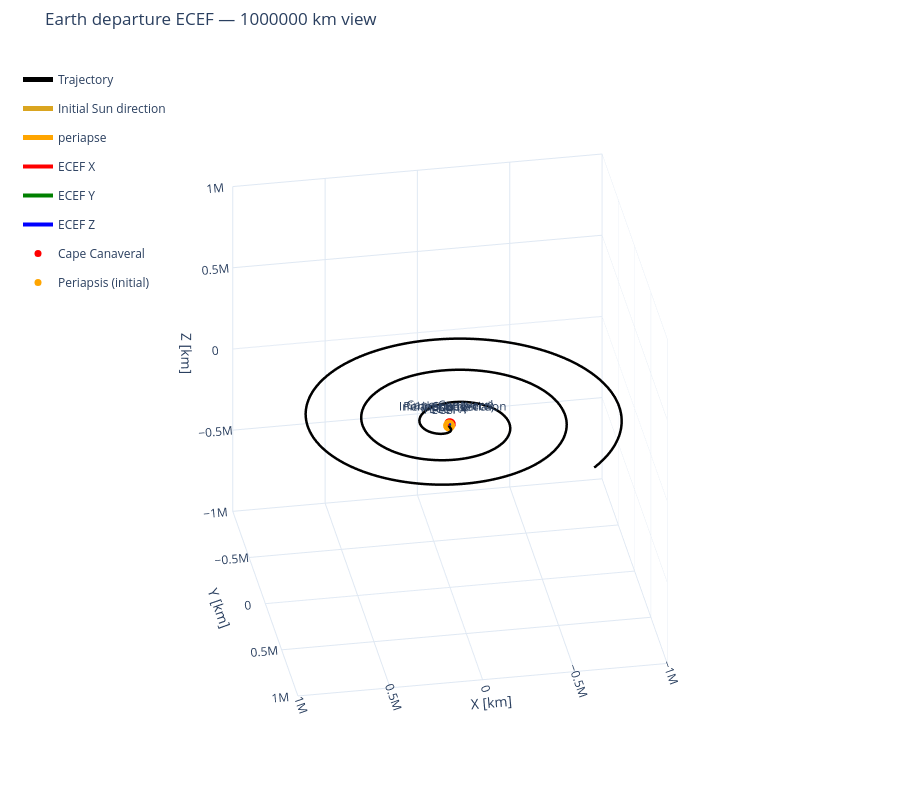

Notebook code cell kept with this figure:
### Markdown cell above
## ECEF visualization

### Code cell
# Initial-epoch reference vectors for this static view.
dcm_ecef_wrt_eci0 = calc_dcm_gcrs_wrt_itrf(epoch_jd).T
sun_direction_eci = calc_dcm_eci_wrt_hci() @ (-planet_elements_and_rv(3, epoch_jd)[1])
from cesium.orbital.transformations import geodetic_LLA_to_ECEF

r_cape_ecef_m = geodetic_LLA_to_ECEF(*launch_site_lla_deg_m)

# Translate by Earth's rv at each sample, then rotate HCI into ECI.

frames = [
    {
        "name": "ECEF",
        "location": [0, 0, 0],
        "dcm_body_wrt_hci": np.eye(3),
        "length": 10000,
    },
    # {"name": "ECEF", "location": [0, 0, 0],
    #         "dcm_body_wrt_hci": dcm_ecef_wrt_eci, "length": 10000},  # just for visualization
]

vectors = [
    {
        "direction": dcm_ecef_wrt_eci0 @ sun_direction_eci,
        "length": 20000,
        "name": "Initial Sun direction",
        "color": "goldenrod",
        "label": True,
    },
    {
        "direction": dcm_ecef_wrt_eci0 @ rv_eci_m[0, :3],
        "length": 10000,
        "name": "periapse",
        "color": "orange",
        "label": True,
    },
    # {"direction": n_vec, "length": 10000,
    #              "name": "Normal vec", "color": "black", "label": True},  # just for visualization
    # {"direction": right_vec, "length": 10000,
    #              "name": "right_vec", "color": "black", "label": True},  # just for visualization
]

points = [
    {"name": "Cape Canaveral", "location": r_cape_ecef_m * M_TO_KM, "color": "red"},
    {
        "name": "Periapsis (initial)",
        "location": (dcm_ecef_wrt_eci0 @ rv_eci_m[0, :3]) * M_TO_KM,
        "color": "orange",
    },
]

view_range = 1000000
fig_earth = plot_3d(
    [rv_departure_ecef[:, 0:3] * M_TO_KM],
    [time_s],
    labels=["Trajectory"],
    trace_colors=["black"],
    bodies={"name": "Earth", "radius": R_EARTH * M_TO_KM, "color": "royalblue"},
    frames=frames,
    vectors=vectors,
    points=points,
    title=f"Earth departure ECEF — {view_range} km view",
    units="km",
    azim=80,
    elev=30,
    show_end=False,
    show=False,
)
fig_earth.update_scenes(
    xaxis_range=[-view_range, view_range],  # km
    yaxis_range=[-view_range, view_range],  # km
    zaxis_range=[-view_range, view_range],  # km
)
fig_earth.show()

### Figure 1 — Plotly figure (JSON) as saved in the notebook; plotly's stock layout.template omitted (floating-point values rounded to 4 significant figures; data arrays with more than 128 entries replaced by an {"elided": "..."} marker saying what was removed)
{"data": [{"colorscale": [[0, "royalblue"], [1, "royalblue"]], "hoverinfo": "skip", "name": "Earth", "opacity": 0.7, "showlegend": false, "showscale": false, "type": "surface", "x": {"elided": "60x30 float values"}, "y": {"elided": "60x30 float values"}, "z": {"elided": "60x30 float values"}}, {"legendgroup": "Trajectory", "line": {"color": "black", "width": 5}, "mode": "lines", "name": "Trajectory", "type": "scatter3d", "x": {"elided": "100000 float values"}, "y": {"elided": "100000 float values"}, "z": {"elided": "100000 float values"}}, {"legendgroup": "vector-2", "line": {"color": "goldenrod", "width": 5}, "mode": "lines+text", "name": "Initial Sun direction", "text": ["", "Initial Sun direction"], "textposition": "top center", "type": "scatter3d", "x": [0, -16080.0], "y": [0, -8878.0], "z": [0, 7905.0]}, {"anchor": "tip", "colorscale": [[0, "goldenrod"], [1, "goldenrod"]], "hoverinfo": "skip", "legendgroup": "vector-2", "name": "Initial Sun direction arrowhead", "showlegend": false, "showscale": false, "sizemode": "absolute", "sizeref": 1200, "type": "cone", "u": [-0.8042], "v": [-0.4439], "w": [0.3953], "x": [-16080.0], "y": [-8878.0], "z": [7905.0]}, {"legendgroup": "vector-4", "line": {"color": "orange", "width": 5}, "mode": "lines+text", "name": "periapse", "text": ["", "periapse"], "textposition": "top center", "type": "scatter3d", "x": [0, 7982.0], "y": [0, -3888.0], "z": [0, -4601.0]}, {"anchor": "tip", "colorscale": [[0, "orange"], [1, "orange"]], "hoverinfo": "skip", "legendgroup": "vector-4", "name": "periapse arrowhead", "showlegend": false, "showscale": false, "sizemode": "absolute", "sizeref": 600, "type": "cone", "u": [0.7982], "v": [-0.3888], "w": [-0.4601], "x": [7982.0], "y": [-3888.0], "z": [-4601.0]}, {"legendgroup": "vector-6", "line": {"color": "red", "width": 4}, "mode": "lines+text", "name": "ECEF X", "text": ["", "ECEF X"], "textposition": "top center", "type": "scatter3d", "x": [0, 10000], "y": [0, 0], "z": [0, 0]}, {"anchor": "tip", "colorscale": [[0, "red"], [1, "red"]], "hoverinfo": "skip", "legendgroup": "vector-6", "name": "ECEF X arrowhead", "showlegend": false, "showscale": false, "sizemode": "absolute", "sizeref": 600, "type": "cone", "u": [1], "v": [0], "w": [0], "x": [10000], "y": [0], "z": [0]}, {"legendgroup": "vector-8", "line": {"color": "green", "width": 4}, "mode": "lines+text", "name": "ECEF Y", "text": ["", "ECEF Y"], "textposition": "top center", "type": "scatter3d", "x": [0, 0], "y": [0, 10000], "z": [0, 0]}, {"anchor": "tip", "colorscale": [[0, "green"], [1, "green"]], "hoverinfo": "skip", "legendgroup": "vector-8", "name": "ECEF Y arrowhead", "showlegend": false, "showscale": false, "sizemode": "absolute", "sizeref": 600, "type": "cone", "u": [0], "v": [1], "w": [0], "x": [0], "y": [10000], "z": [0]}, {"legendgroup": "vector-10", "line": {"color": "blue", "width": 4}, "mode": "lines+text", "name": "ECEF Z", "text": ["", "ECEF Z"], "textposition": "top center", "type": "scatter3d", "x": [0, 0], "y": [0, 0], "z": [0, 10000]}, {"anchor": "tip", "colorscale": [[0, "blue"], [1, "blue"]], "hoverinfo": "skip", "legendgroup": "vector-10", "name": "ECEF Z arrowhead", "showlegend": false, "showscale": false, "sizemode": "absolute", "sizeref": 600, "type": "cone", "u": [0], "v": [0], "w": [1], "x": [0], "y": [0], "z": [10000]}, {"marker": {"color": "red", "size": 7, "symbol": "circle"}, "mode": "markers+text", "name": "Cape Canaveral", "text": ["Cape Canaveral"], "textposition": "top center", "type": "scatter3d", "x": [918.4], "y": [-5534.0], "z": [3024.0]}, {"marker": {"color": "orange", "size": 7, "symbol": "circle"}, "mode": "markers+text", "name": "Periapsis (initial)", "text": ["Periapsis (initial)"], "textposition": "top center", "type": "scatter3d", "x": [5330.0], "y": [-2596.0], "z": [-3073.0]}], "layout": {"height": 800, "legend": {"bgcolor": "rgba(0,0,0,0)", "borderwidth": 0, "x": 0.02, "y": 0.98}, "margin": {"b": 0, "l": 0, "r": 0, "t": 50}, "scene": {"aspectmode": "cube", "camera": {"eye": {"x": 0.4512, "y": 2.559, "z": 1.5}, "projection": {"type": "orthographic"}, "up": {"x": 0, "y": 0, "z": 1}}, "xaxis": {"range": [-1000000, 1000000], "title": {"text": "X [km]"}}, "yaxis": {"range": [-1000000, 1000000], "title": {"text": "Y [km]"}}, "zaxis": {"range": [-1000000, 1000000], "title": {"text": "Z [km]"}}}, "title": {"text": "Earth departure ECEF — 1000000 km view"}}}
